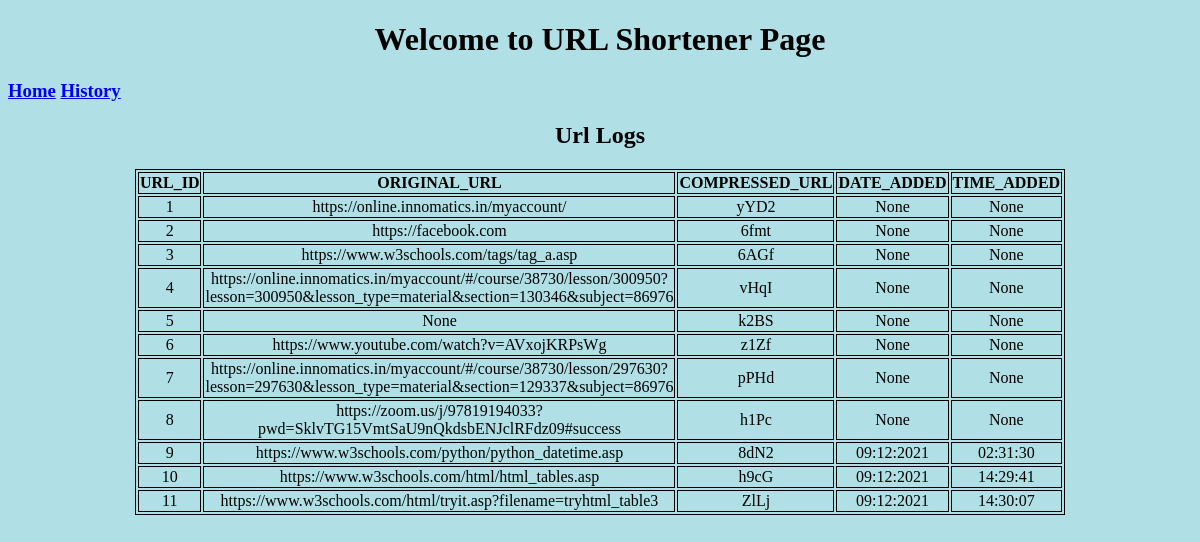
Before: /history with the older database file.
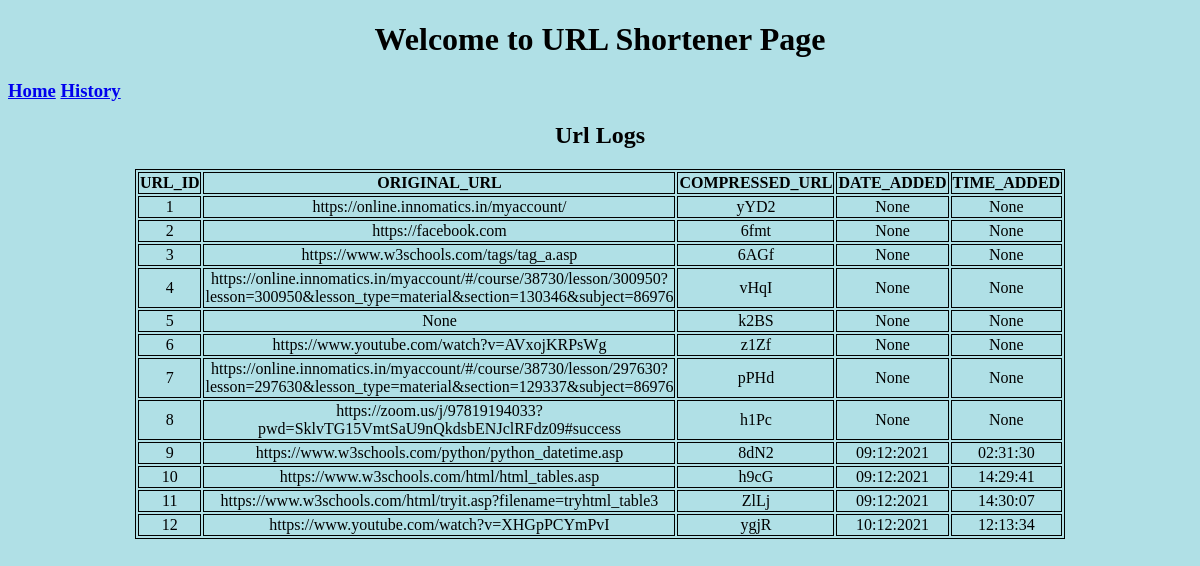
After: the same page with the newer database file.
### app.py (models this page shows, shortened)
class Urls(db.Model):
    __tablename__ = "url_table"
    id_ = db.Column("id_", db.Integer, primary_key=True)
    long = db.Column("long", db.String())
    short = db.Column("short", db.String(10))
    date= db.Column("date",db.String())
    time=db.Column("time",db.String())

### app.py (the view)
@app.route('/history')
def display_all():
    return render_template('history.html', vals=Urls.query.all())

### templates/history.html (shortened to what this page needs)
{% extends "base.html" %}
{% block content %}
<body>
<center>
    <p style="color:cornsilk; font-weight: bolder; font-size: larger;"><h2>Url Logs</h2></p>
<table style="width:10%">
    <tr>
        <th ><center>URL_ID</center></th>
        <th ><center>ORIGINAL_URL</center></th>
        <th ><center>COMPRESSED_URL</center></th>
        <th ><center>DATE_ADDED</center></th>
        <th ><center>TIME_ADDED</center></th>
    </tr>
{% for key in vals %}
<tr>
    <td ><center>{{key.id_}}</center></td>
    <td ><center>{{key.long}}</center></td>
    <td ><center>{{key.short}}</center></td>
    <td ><center>{{key.date}}</center></td>
    <td ><center>{{key.time}}</center></td>
</tr>
{% endfor %}
</body>
{% endblock %}

Changed rows visible on the page:
added Urls: id_ "12", long "https://www.youtube.com/watch?v=XHGpPCYmPvI", short "ygjR", date "10:12:2021", time "12:13:34"
